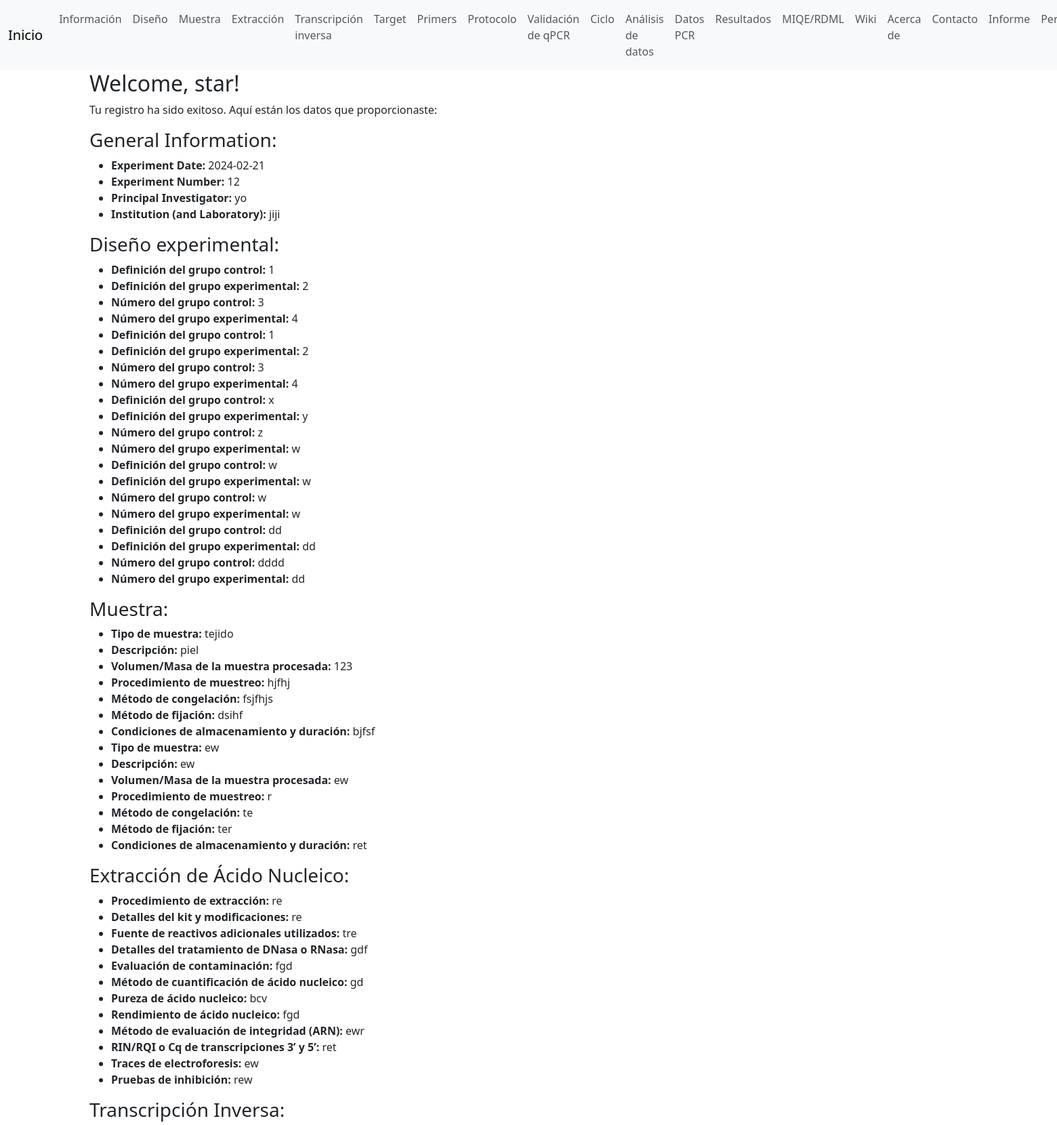
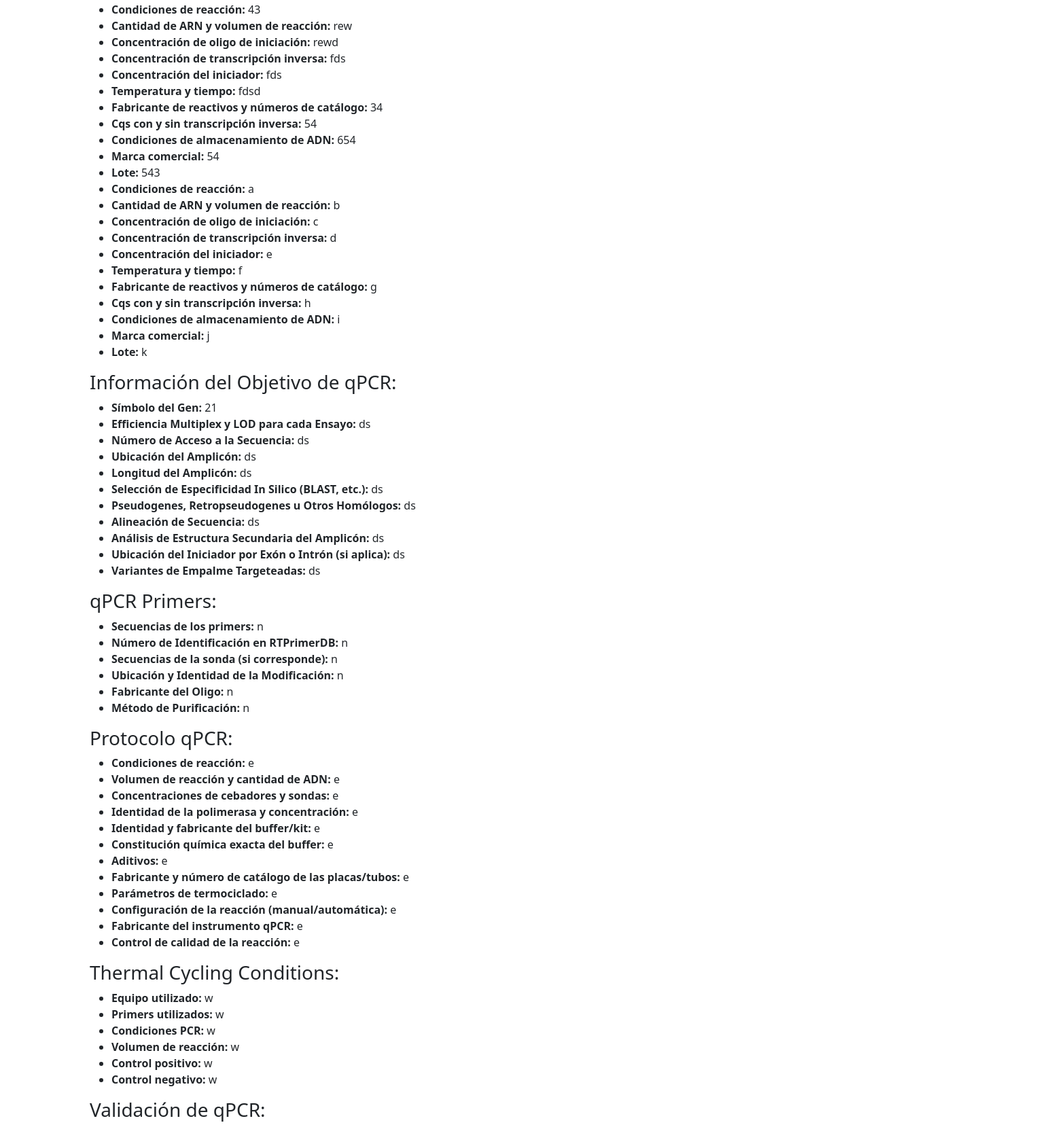
/report (signed in, upper part), run on the app's committed database (2 pictures, top to bottom).
### run.py (models this page shows)
class GeneralInfoDataModel(db.Model):
    id = db.Column(db.Integer, primary_key=True)
    experiment_date = db.Column(db.Date, nullable=False)
    experiment_number = db.Column(db.String(100), nullable=False)
    principal_investigator = db.Column(db.String(100), nullable=False)
    institution_lab = db.Column(db.String(100), nullable=False)

class DesignDataModel(db.Model):
    id = db.Column(db.Integer, primary_key=True)
    group_control_definition = db.Column(db.String(100), nullable=False)
    group_experimental_definition = db.Column(db.String(100), nullable=False)
    group_control_number = db.Column(db.Integer, nullable=False)
    group_experimental_number = db.Column(db.Integer, nullable=False)

class SampleDataModel(db.Model):
    id = db.Column(db.Integer, primary_key=True)
    sample_type = db.Column(db.String(100), nullable=False)
    sample_description = db.Column(db.Text, nullable=False)
    sample_volume_mass = db.Column(db.String(100), nullable=False)
    sampling_procedure = db.Column(db.String(100), nullable=False)
    freezing_method = db.Column(db.String(100), nullable=False)
    fixation_method = db.Column(db.String(100), nullable=False)
    storage_conditions = db.Column(db.String(100), nullable=False)

class NucleicAcidExtractionDataModel(db.Model):
    id = db.Column(db.Integer, primary_key=True)
    extraction_procedure = db.Column(db.String(100), nullable=False)
    kit_details = db.Column(db.String(100), nullable=False)
    additional_reagents = db.Column(db.String(100), nullable=False)
    dnase_rnase_treatment = db.Column(db.String(100), nullable=False)
    contamination_evaluation = db.Column(db.String(100), nullable=False)
    nucleic_acid_quantification_method = db.Column(db.String(100), nullable=False)
    nucleic_acid_purity = db.Column(db.String(100), nullable=False)
    nucleic_acid_yield = db.Column(db.String(100), nullable=False)
    integrity_assessment_method = db.Column(db.String(100), nullable=False)
    rin_rqi_cq_details = db.Column(db.String(100), nullable=False)
    electrophoresis_traces = db.Column(db.String(100), nullable=False)
    inhibition_testing = db.Column(db.String(100), nullable=False)

class ReverseTranscriptionDataModel(db.Model):
    id = db.Column(db.Integer, primary_key=True)
    reaction_conditions = db.Column(db.String(100), nullable=False)
    rna_quantity_volume = db.Column(db.String(100), nullable=False)
    oligo_priming_concentration = db.Column(db.String(100), nullable=False)
    reverse_transcription_concentration = db.Column(db.String(100), nullable=False)
    primer_concentration = db.Column(db.String(100), nullable=False)
    temperature_time = db.Column(db.String(100), nullable=False)
    reagent_manufacturer_catalog = db.Column(db.String(100), nullable=False)
    cqs_with_without_reverse_transcription = db.Column(db.String(100), nullable=False)
    dna_storage_conditions = db.Column(db.String(100), nullable=False)
    commercial_brand = db.Column(db.String(100), nullable=False)
    batch = db.Column(db.String(100), nullable=False)

class qPCRTargetInfoDataModel(db.Model):
    id = db.Column(db.Integer, primary_key=True)
    gene_symbol = db.Column(db.String(100), nullable=False)
    multiplex_efficiency_lod = db.Column(db.String(100), nullable=False)
    sequence_accession_number = db.Column(db.String(100), nullable=False)
    amplicon_location = db.Column(db.String(100), nullable=False)
    amplicon_length = db.Column(db.String(100), nullable=False)
    in_silico_specificity_screening = db.Column(db.String(100), nullable=False)
    pseudogenes_homologs = db.Column(db.String(100), nullable=False)
    sequence_alignment = db.Column(db.String(100), nullable=False)
    amplicon_secondary_structure_analysis = db.Column(db.String(100), nullable=False)
    primer_location_exon_intron = db.Column(db.String(100), nullable=False)
    splicing_variants_targeted = db.Column(db.String(100), nullable=False)

class qPCRPrimersDataModel(db.Model):
    id = db.Column(db.Integer, primary_key=True)
    primer_sequences = db.Column(db.String(100), nullable=False)
    rtprimerdb_id = db.Column(db.String(100), nullable=False)
    probe_sequences = db.Column(db.String(100))
    modification_location_identity = db.Column(db.String(100), nullable=False)
    oligo_manufacturer = db.Column(db.String(100), nullable=False)
    purification_method = db.Column(db.String(100), nullable=False)

class qPCRProtocolDataModel(db.Model):
    id = db.Column(db.Integer, primary_key=True)
    reaction_conditions = db.Column(db.String(100), nullable=False)
    reaction_volume_dna_quantity = db.Column(db.String(100), nullable=False)
    primer_probe_concentrations = db.Column(db.String(100), nullable=False)
    polymerase_identity_concentration = db.Column(db.String(100), nullable=False)
    buffer_kit_identity_manufacturer = db.Column(db.String(100), nullable=False)
    buffer_exact_chemical_constitution = db.Column(db.String(100), nullable=False)
    additives = db.Column(db.String(100), nullable=False)
    plates_tubes_manufacturer_catalog = db.Column(db.String(100), nullable=False)
    thermocycling_parameters = db.Column(db.String(100), nullable=False)
    reaction_configuration = db.Column(db.String(100), nullable=False)
    qpcr_instrument_manufacturer = db.Column(db.String(100), nullable=False)
    reaction_quality_control = db.Column(db.String(100), nullable=False)

class ThermalCyclingConditionsDataModel(db.Model):
    id = db.Column(db.Integer, primary_key=True)
    equipment_used = db.Column(db.String(100), nullable=False)
    primers_used = db.Column(db.String(100), nullable=False)
    pcr_conditions = db.Column(db.String(100), nullable=False)
    reaction_volume = db.Column(db.String(100), nullable=False)
    positive_control = db.Column(db.String(100), nullable=False)
    negative_control = db.Column(db.String(100), nullable=False)

### run.py (the view)
@app.route('/report')
def report():
    if 'username' in session:
        username = session['username']
        general_info_data = GeneralInfoDataModel.query.all()
        design_data = DesignDataModel.query.all()
        sample_data = SampleDataModel.query.all()
        extraction_data = NucleicAcidExtractionDataModel.query.all()
        reverse_data = ReverseTranscriptionDataModel.query.all()  # Suponiendo que tienes un modelo llamado ReverseTranscriptionDataModel para tus datos de transcripción inversa
        target_data = qPCRTargetInfoDataModel.query.all()  # Modelo de datos para qPCR Target Information
        primer_data = qPCRPrimersDataModel.query.all()  # Modelo de datos para qPCR Primers
        protocol_data = qPCRProtocolDataModel.query.all()
        thermal_data = ThermalCyclingConditionsDataModel.query.all()
        validation_data = qPCRValidationDataModel.query.all()
        data_analysis_data = DataAnalysisModel.query.all()
        results_data = ResultsAnalysisModel.query.all()
        real_time_pcr_data = RealTimePCRDataModel.query.all()
        return render_template('report.html', username=username, general_info_data=general_info_data, design_data=design_data, sample_data=sample_data, extraction_data=extraction_data, reverse_data=reverse_data, target_data=target_data, primer_data=primer_data, protocol_data=protocol_data, thermal_data=thermal_data, validation_data=validation_data, data_analysis_data=data_analysis_data, results_data=results_data, real_time_pcr_data=real_time_pcr_data)
    else:
        return redirect(url_for('login'))

### templates/report.html (shortened to what this page needs)
{% extends 'layout.html' %}
{% block content %}
    <h2>Welcome, {{ username }}!</h2>
    <p>Tu registro ha sido exitoso. Aquí están los datos que proporcionaste:</p>
    <h3>General Information:</h3>
    <ul>
        {% for info in general_info_data %}
            <li><strong>Experiment Date:</strong> {{ info.experiment_date }}</li>
            <li><strong>Experiment Number:</strong> {{ info.experiment_number }}</li>
            <li><strong>Principal Investigator:</strong> {{ info.principal_investigator }}</li>
            <li><strong>Institution (and Laboratory):</strong> {{ info.institution_lab }}</li>
        {% endfor %}
    </ul>
    <h3>Diseño experimental:</h3>
    <ul>
        {% for data in design_data %}
            <li><strong>Definición del grupo control:</strong> {{ data.group_control_definition }}</li>
            <li><strong>Definición del grupo experimental:</strong> {{ data.group_experimental_definition }}</li>
            <li><strong>Número del grupo control:</strong> {{ data.group_control_number }}</li>
            <li><strong>Número del grupo experimental:</strong> {{ data.group_experimental_number }}</li>
        {% endfor %}
    </ul>
    <h3>Muestra:</h3>
    <ul>
        {% for sample in sample_data %}
            <li><strong>Tipo de muestra:</strong> {{ sample.sample_type }}</li>
            <li><strong>Descripción:</strong> {{ sample.sample_description }}</li>
            <li><strong>Volumen/Masa de la muestra procesada:</strong> {{ sample.sample_volume_mass }}</li>
            <li><strong>Procedimiento de muestreo:</strong> {{ sample.sampling_procedure }}</li>
            <li><strong>Método de congelación:</strong> {{ sample.freezing_method }}</li>
            <li><strong>Método de fijación:</strong> {{ sample.fixation_method }}</li>
            <li><strong>Condiciones de almacenamiento y duración:</strong> {{ sample.storage_conditions }}</li>
        {% endfor %}
    </ul>
    <h3>Extracción de Ácido Nucleico:</h3>
    <ul>
        {% for extraction in extraction_data %}
            <li><strong>Procedimiento de extracción:</strong> {{ extraction.extraction_procedure }}</li>
            <li><strong>Detalles del kit y modificaciones:</strong> {{ extraction.kit_details }}</li>
            <li><strong>Fuente de reactivos adicionales utilizados:</strong> {{ extraction.additional_reagents }}</li>
            <li><strong>Detalles del tratamiento de DNasa o RNasa:</strong> {{ extraction.dnase_rnase_treatment }}</li>
            <li><strong>Evaluación de contaminación:</strong> {{ extraction.contamination_evaluation }}</li>
            <li><strong>Método de cuantificación de ácido nucleico:</strong> {{ extraction.nucleic_acid_quantification_method }}</li>
            <li><strong>Pureza de ácido nucleico:</strong> {{ extraction.nucleic_acid_purity }}</li>
            <li><strong>Rendimiento de ácido nucleico:</strong> {{ extraction.nucleic_acid_yield }}</li>
            <li><strong>Método de evaluación de integridad (ARN):</strong> {{ extraction.integrity_assessment_method }}</li>
            <li><strong>RIN/RQI o Cq de transcripciones 3’ y 5’:</strong> {{ extraction.rin_rqi_cq_details }}</li>
            <li><strong>Traces de electroforesis:</strong> {{ extraction.electrophoresis_traces }}</li>
            <li><strong>Pruebas de inhibición:</strong> {{ extraction.inhibition_testing }}</li>
        {% endfor %}
    </ul>
    <h3>Transcripción Inversa:</h3>
    <ul>
        {% for reverse in reverse_data %}
            <li><strong>Condiciones de reacción:</strong> {{ reverse.reaction_conditions }}</li>
            <li><strong>Cantidad de ARN y volumen de reacción:</strong> {{ reverse.rna_quantity_volume }}</li>
            <li><strong>Concentración de oligo de iniciación:</strong> {{ reverse.oligo_priming_concentration }}</li>
            <li><strong>Concentración de transcripción inversa:</strong> {{ reverse.reverse_transcription_concentration }}</li>
            <li><strong>Concentración del iniciador:</strong> {{ reverse.primer_concentration }}</li>
            <li><strong>Temperatura y tiempo:</strong> {{ reverse.temperature_time }}</li>
            <li><strong>Fabricante de reactivos y números de catálogo:</strong> {{ reverse.reagent_manufacturer_catalog }}</li>
            <li><strong>Cqs con y sin transcripción inversa:</strong> {{ reverse.cqs_with_without_reverse_transcription }}</li>
            <li><strong>Condiciones de almacenamiento de ADN:</strong> {{ reverse.dna_storage_conditions }}</li>
            <li><strong>Marca comercial:</strong> {{ reverse.commercial_brand }}</li>
            <li><strong>Lote:</strong> {{ reverse.batch }}</li>
        {% endfor %}
    </ul>
    <h3>Información del Objetivo de qPCR:</h3>
<ul>
    {% for target in target_data %}
        <li><strong>Símbolo del Gen:</strong> {{ target.gene_symbol }}</li>
        <li><strong>Efficiencia Multiplex y LOD para cada Ensayo:</strong> {{ target.multiplex_efficiency_lod }}</li>
        <li><strong>Número de Acceso a la Secuencia:</strong> {{ target.sequence_accession_number }}</li>
        <li><strong>Ubicación del Amplicón:</strong> {{ target.amplicon_location }}</li>
        <li><strong>Longitud del Amplicón:</strong> {{ target.amplicon_length }}</li>
        <li><strong>Selección de Especificidad In Silico (BLAST, etc.):</strong> {{ target.in_silico_specificity_screening }}</li>
        <li><strong>Pseudogenes, Retropseudogenes u Otros Homólogos:</strong> {{ target.pseudogenes_homologs }}</li>
        <li><strong>Alineación de Secuencia:</strong> {{ target.sequence_alignment }}</li>
        <li><strong>Análisis de Estructura Secundaria del Amplicón:</strong> {{ target.amplicon_secondary_structure_analysis }}</li>
        <li><strong>Ubicación del Iniciador por Exón o Intrón (si aplica):</strong> {{ target.primer_location_exon_intron }}</li>
        <li><strong>Variantes de Empalme Targeteadas:</strong> {{ target.splicing_variants_targeted }}</li>
    {% endfor %}
</ul>
<h3>qPCR Primers:</h3>
<ul>
    {% for primer in primer_data %}
        <li><strong>Secuencias de los primers:</strong> {{ primer.primer_sequences }}</li>
        <li><strong>Número de Identificación en RTPrimerDB:</strong> {{ primer.rtprimerdb_id }}</li>
        <li><strong>Secuencias de la sonda (si corresponde):</strong> {{ primer.probe_sequences }}</li>
        <li><strong>Ubicación y Identidad de la Modificación:</strong> {{ primer.modification_location_identity }}</li>
        <li><strong>Fabricante del Oligo:</strong> {{ primer.oligo_manufacturer }}</li>
        <li><strong>Método de Purificación:</strong> {{ primer.purification_method }}</li>
    {% endfor %}
</ul>
<h3>Protocolo qPCR:</h3>
<ul>
    {% for protocol in protocol_data %}
        <li><strong>Condiciones de reacción:</strong> {{ protocol.reaction_conditions }}</li>
        <li><strong>Volumen de reacción y cantidad de ADN:</strong> {{ protocol.reaction_volume_dna_quantity }}</li>
        <li><strong>Concentraciones de cebadores y sondas:</strong> {{ protocol.primer_probe_concentrations }}</li>
        <li><strong>Identidad de la polimerasa y concentración:</strong> {{ protocol.polymerase_identity_concentration }}</li>
        <li><strong>Identidad y fabricante del buffer/kit:</strong> {{ protocol.buffer_kit_identity_manufacturer }}</li>
        <li><strong>Constitución química exacta del buffer:</strong> {{ protocol.buffer_exact_chemical_constitution }}</li>
        <li><strong>Aditivos:</strong> {{ protocol.additives }}</li>
        <li><strong>Fabricante y número de catálogo de las placas/tubos:</strong> {{ protocol.plates_tubes_manufacturer_catalog }}</li>
        <li><strong>Parámetros de termociclado:</strong> {{ protocol.thermocycling_parameters }}</li>
        <li><strong>Configuración de la reacción (manual/automática):</strong> {{ protocol.reaction_configuration }}</li>
        <li><strong>Fabricante del instrumento qPCR:</strong> {{ protocol.qpcr_instrument_manufacturer }}</li>
        <li><strong>Control de calidad de la reacción:</strong> {{ protocol.reaction_quality_control }}</li>
    {% endfor %}
</ul>
<h3>Thermal Cycling Conditions:</h3>
<ul>
    {% for thermal in thermal_data %}
        <li><strong>Equipo utilizado:</strong> {{ thermal.equipment_used }}</li>
        <li><strong>Primers utilizados:</strong> {{ thermal.primers_used }}</li>
        <li><strong>Condiciones PCR:</strong> {{ thermal.pcr_conditions }}</li>
        <li><strong>Volumen de reacción:</strong> {{ thermal.reaction_volume }}</li>
        <li><strong>Control positivo:</strong> {{ thermal.positive_control }}</li>
        <li><strong>Control negativo:</strong> {{ thermal.negative_control }}</li>
    {% endfor %}
</ul>
<h3>Validación de qPCR:</h3>
{% endblock %}

### data on the page
GeneralInfoDataModel: experiment_date "2024-02-21", experiment_number "12", principal_investigator "yo", institution_lab "jiji"
DesignDataModel: group_control_definition "1", group_experimental_definition "2", group_control_number "3", group_experimental_number "4"
DesignDataModel: group_control_definition "1", group_experimental_definition "2", group_control_number "3", group_experimental_number "4"
DesignDataModel: group_control_definition "x", group_experimental_definition "y", group_control_number "z", group_experimental_number "w"
DesignDataModel: group_control_definition "w", group_experimental_definition "w", group_control_number "w", group_experimental_number "w"
DesignDataModel: group_control_definition "dd", group_experimental_definition "dd", group_control_number "dddd", group_experimental_number "dd"
SampleDataModel: sample_type "tejido", sample_description "piel", sample_volume_mass "123", sampling_procedure "hjfhj", freezing_method "fsjfhjs", fixation_method "dsihf", storage_conditions "bjfsf"
SampleDataModel: sample_type "ew", sample_description "ew", sample_volume_mass "ew", sampling_procedure "r", freezing_method "te", fixation_method "ter", storage_conditions "ret"
NucleicAcidExtractionDataModel: extraction_procedure "re", kit_details "re", additional_reagents "tre", dnase_rnase_treatment "gdf", contamination_evaluation "fgd", nucleic_acid_quantification_method "gd", nucleic_acid_purity "bcv", nucleic_acid_yield "fgd", integrity_assessment_method "ewr", rin_rqi_cq_details "ret", electrophoresis_traces "ew", inhibition_testing "rew"
ReverseTranscriptionDataModel: reaction_conditions "43", rna_quantity_volume "rew", oligo_priming_concentration "rewd", reverse_transcription_concentration "fds", primer_concentration "fds", temperature_time "fdsd", reagent_manufacturer_catalog "34", cqs_with_without_reverse_transcription "54", dna_storage_conditions "654", commercial_brand "54", batch "543"
ReverseTranscriptionDataModel: reaction_conditions "a", rna_quantity_volume "b", oligo_priming_concentration "c", reverse_transcription_concentration "d", primer_concentration "e", temperature_time "f", reagent_manufacturer_catalog "g", cqs_with_without_reverse_transcription "h", dna_storage_conditions "i", commercial_brand "j", batch "k"
qPCRTargetInfoDataModel: gene_symbol "21", multiplex_efficiency_lod "ds", sequence_accession_number "ds", amplicon_location "ds", amplicon_length "ds", in_silico_specificity_screening "ds", pseudogenes_homologs "ds", sequence_alignment "ds", amplicon_secondary_structure_analysis "ds", primer_location_exon_intron "ds", splicing_variants_targeted "ds"
qPCRPrimersDataModel: primer_sequences "n", rtprimerdb_id "n", probe_sequences "n", modification_location_identity "n", oligo_manufacturer "n", purification_method "n"
qPCRProtocolDataModel: reaction_conditions "e", reaction_volume_dna_quantity "e", primer_probe_concentrations "e", polymerase_identity_concentration "e", buffer_kit_identity_manufacturer "e", buffer_exact_chemical_constitution "e", additives "e", plates_tubes_manufacturer_catalog "e", thermocycling_parameters "e", reaction_configuration "e", qpcr_instrument_manufacturer "e", reaction_quality_control "e"
ThermalCyclingConditionsDataModel: equipment_used "w", primers_used "w", pcr_conditions "w", reaction_volume "w", positive_control "w", negative_control "w"

### other printed values
{{ username }} "star"
